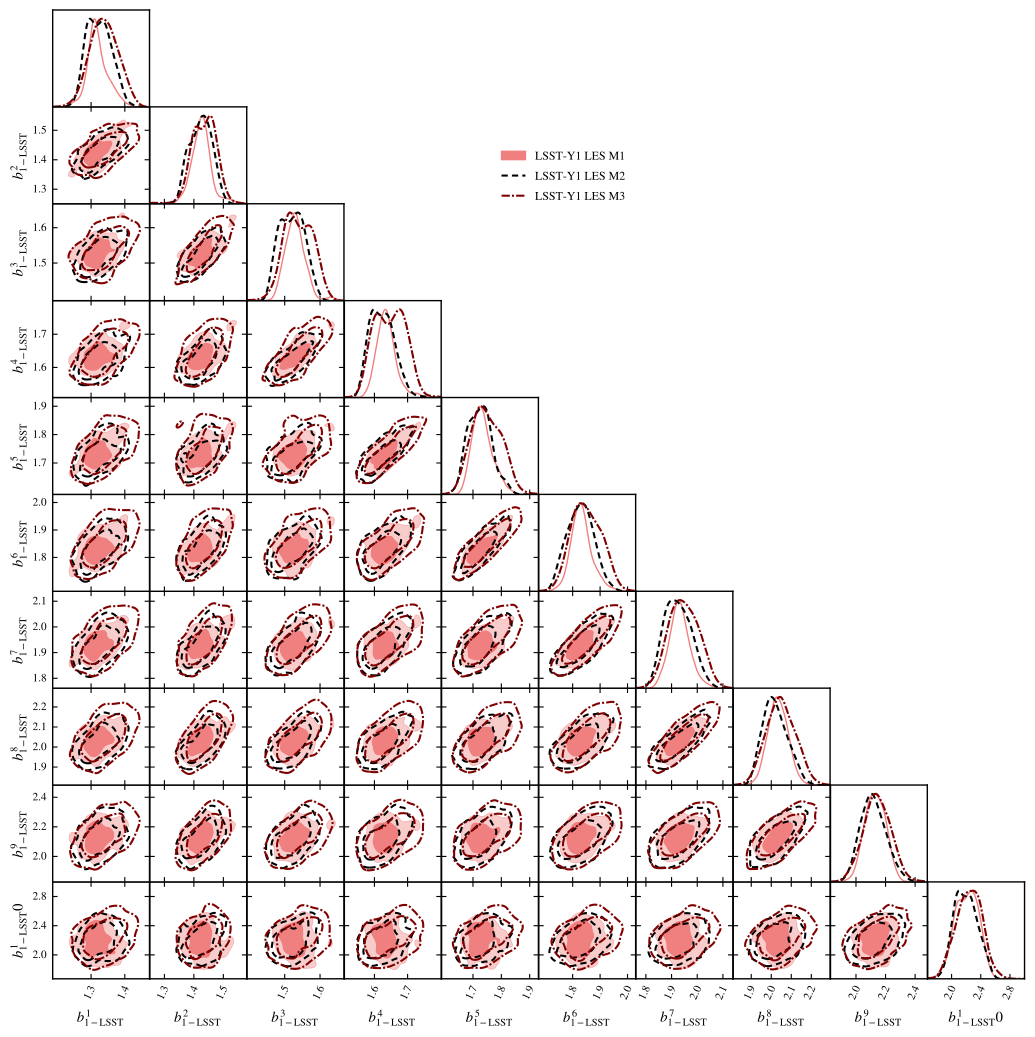

Recreate this plot in Python.
import getdist.plots as gplot
from getdist import MCSamples
from getdist import loadMCSamples
import os
import matplotlib
import subprocess
import matplotlib.pyplot as plt
import numpy as np

# GENERAL PLOT OPTIONS
matplotlib.rcParams['mathtext.fontset'] = 'stix'
matplotlib.rcParams['font.family'] = 'STIXGeneral'
matplotlib.rcParams['mathtext.rm'] = 'Bitstream Vera Sans'
matplotlib.rcParams['mathtext.it'] = 'Bitstream Vera Sans:italic'
matplotlib.rcParams['mathtext.bf'] = 'Bitstream Vera Sans:bold'
matplotlib.rcParams['xtick.bottom'] = True
matplotlib.rcParams['xtick.top'] = False
matplotlib.rcParams['ytick.right'] = False
matplotlib.rcParams['axes.edgecolor'] = 'black'
matplotlib.rcParams['axes.linewidth'] = '1.0'
matplotlib.rcParams['axes.labelsize'] = 'medium'
matplotlib.rcParams['axes.grid'] = True
matplotlib.rcParams['grid.linewidth'] = '0.0'
matplotlib.rcParams['grid.alpha'] = '0.18'
matplotlib.rcParams['grid.color'] = 'lightgray'
matplotlib.rcParams['legend.labelspacing'] = 0.77
matplotlib.rcParams['savefig.bbox'] = 'tight'
matplotlib.rcParams['savefig.format'] = 'pdf'

parameter = [u'LSST_B1_1',u'LSST_B1_2', u'LSST_B1_3', u'LSST_B1_4', u'LSST_B1_5', 
u'LSST_B1_6', u'LSST_B1_7', u'LSST_B1_8', u'LSST_B1_9',u'LSST_B1_10']
chaindir=r'.'

analysissettings={'smooth_scale_1D':0.35,'smooth_scale_2D':0.35,'ignore_rows': u'0.5',
'range_confidence' : u'0.005'}

analysissettings2={'smooth_scale_1D':0.35,'smooth_scale_2D':0.35,'ignore_rows': u'0.0',
'range_confidence' : u'0.005'}

root_chains = (
  '../chains/EXAMPLE_MCMC13',
  '../chains/EXAMPLE_MCMC14',
  '../chains/EXAMPLE_MCMC15',
)


# --------------------------------------------------------------------------------
samples=loadMCSamples('./' + root_chains[0],settings=analysissettings)
p = samples.getParams()
samples.addDerived(p.omegam*p.H0/100.,name='gamma',label='{\\Omega_m h}')
samples.addDerived(p.s8omegamp5/0.5477225575,name='SS8',label='{S_8}')
samples.saveAsText('.VM_P3_TMP1')
# --------------------------------------------------------------------------------
samples=loadMCSamples('./' + root_chains[1],settings=analysissettings)
p = samples.getParams()
samples.addDerived(p.omegam*p.H0/100.,name='gamma',label='{\\Omega_m h}')
samples.addDerived(p.s8omegamp5/0.5477225575,name='SS8',label='{S_8}')
samples.saveAsText('.VM_P3_TMP2')
# --------------------------------------------------------------------------------
samples=loadMCSamples('./' + root_chains[2],settings=analysissettings2)
p = samples.getParams()
samples.addDerived(p.omegam*p.H0/100.,name='gamma',label='{\\Omega_m h}')
samples.addDerived(p.s8omegamp5/0.5477225575,name='SS8',label='{S_8}')
samples.saveAsText('.VM_P3_TMP3')
# --------------------------------------------------------------------------------

#GET DIST PLOT SETUP
g=gplot.getSubplotPlotter(chain_dir=chaindir,analysis_settings=analysissettings2,width_inch=10.5)
g.settings.axis_tick_x_rotation=65
g.settings.lw_contour = 1.2
g.settings.legend_rect_border = False
g.settings.figure_legend_frame = False
g.settings.axes_fontsize = 13.0
g.settings.legend_fontsize = 13.5
g.settings.alpha_filled_add = 0.85
g.settings.lab_fontsize=15.5
g.legend_labels=False

param_3d = None
g.triangle_plot(['.VM_P3_TMP1','.VM_P3_TMP2','.VM_P3_TMP3'],
parameter,
plot_3d_with_param=param_3d,line_args=[
{'lw': 1.2,'ls': 'solid', 'color':'lightcoral'},
{'lw': 1.2,'ls': '--', 'color':'black'},
{'lw': 1.6,'ls': '-.', 'color': 'maroon'},
{'lw': 1.6,'ls': 'solid', 'color': 'indigo'},
],
contour_colors=['lightcoral','black','maroon','indigo'],
contour_ls=['solid','--','-.'], 
contour_lws=[1.0,1.5,1.5,1.0],
filled=[True,False,False,True],
shaded=False,
legend_labels=[
'LSST-Y1 LES M1',
'LSST-Y1 LES M2',
'LSST-Y1 LES M3',
],
legend_loc=(0.48, 0.80))

g.export()
